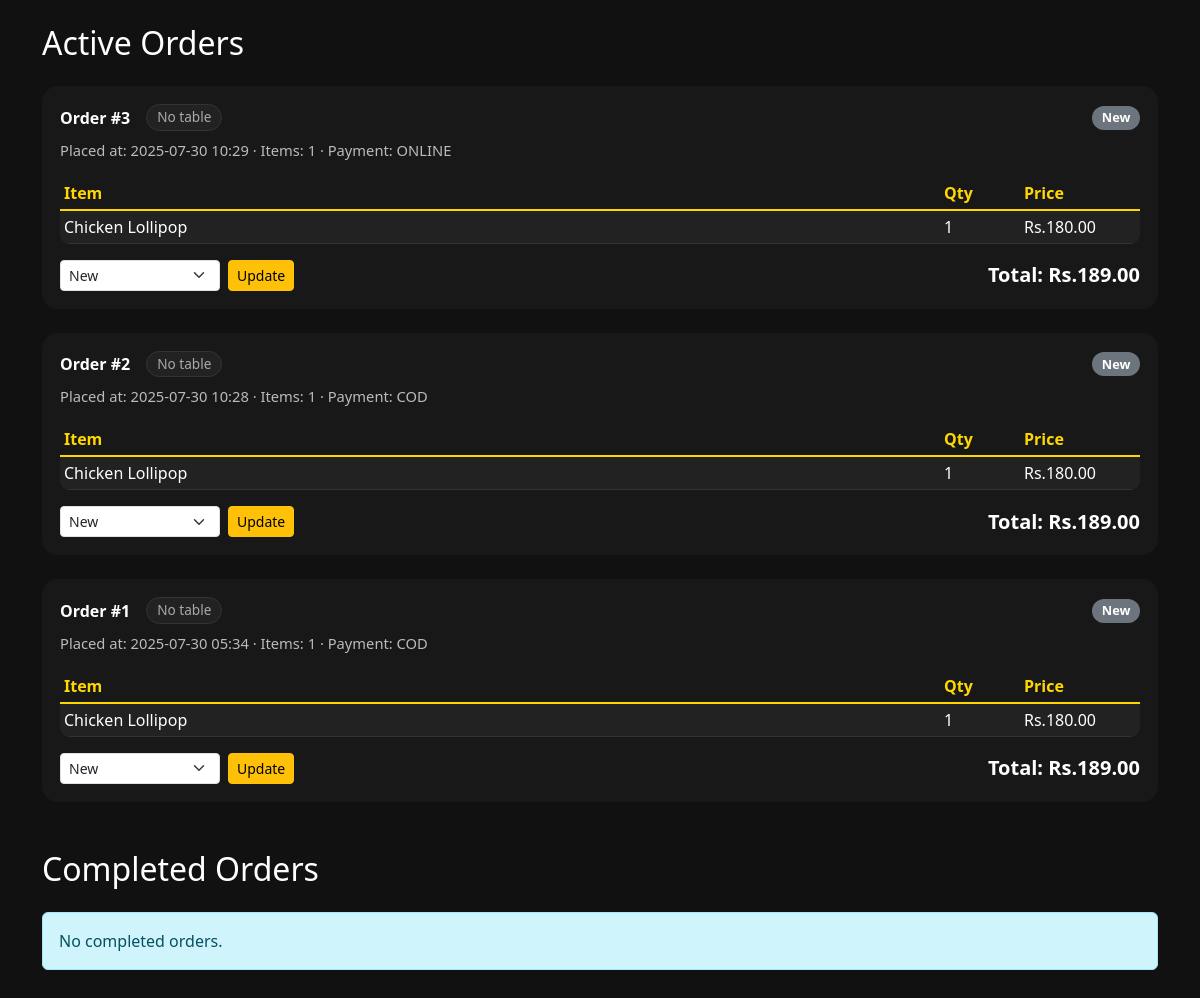
The page /menu/staff/orders/ (signed in) on the database as committed earlier.
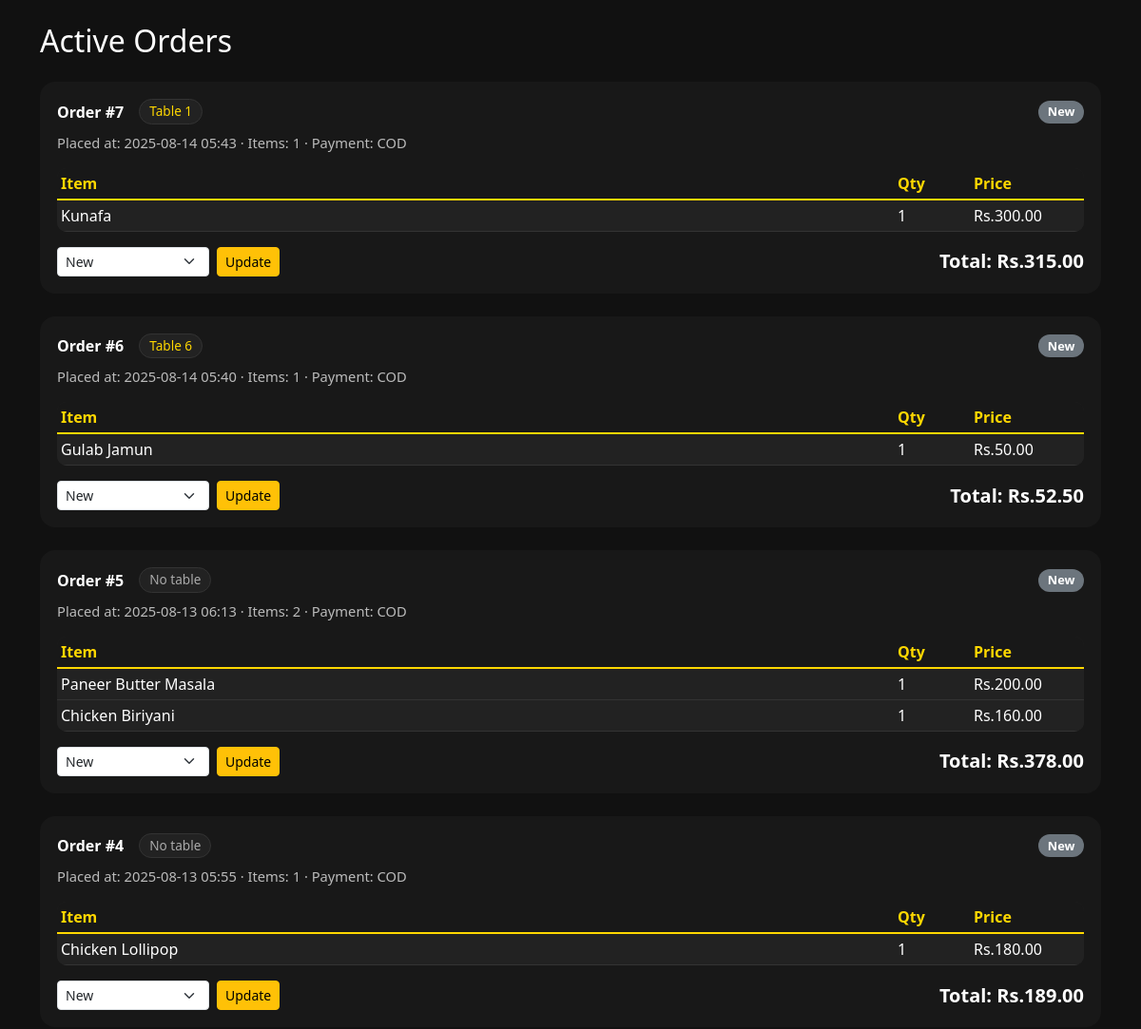
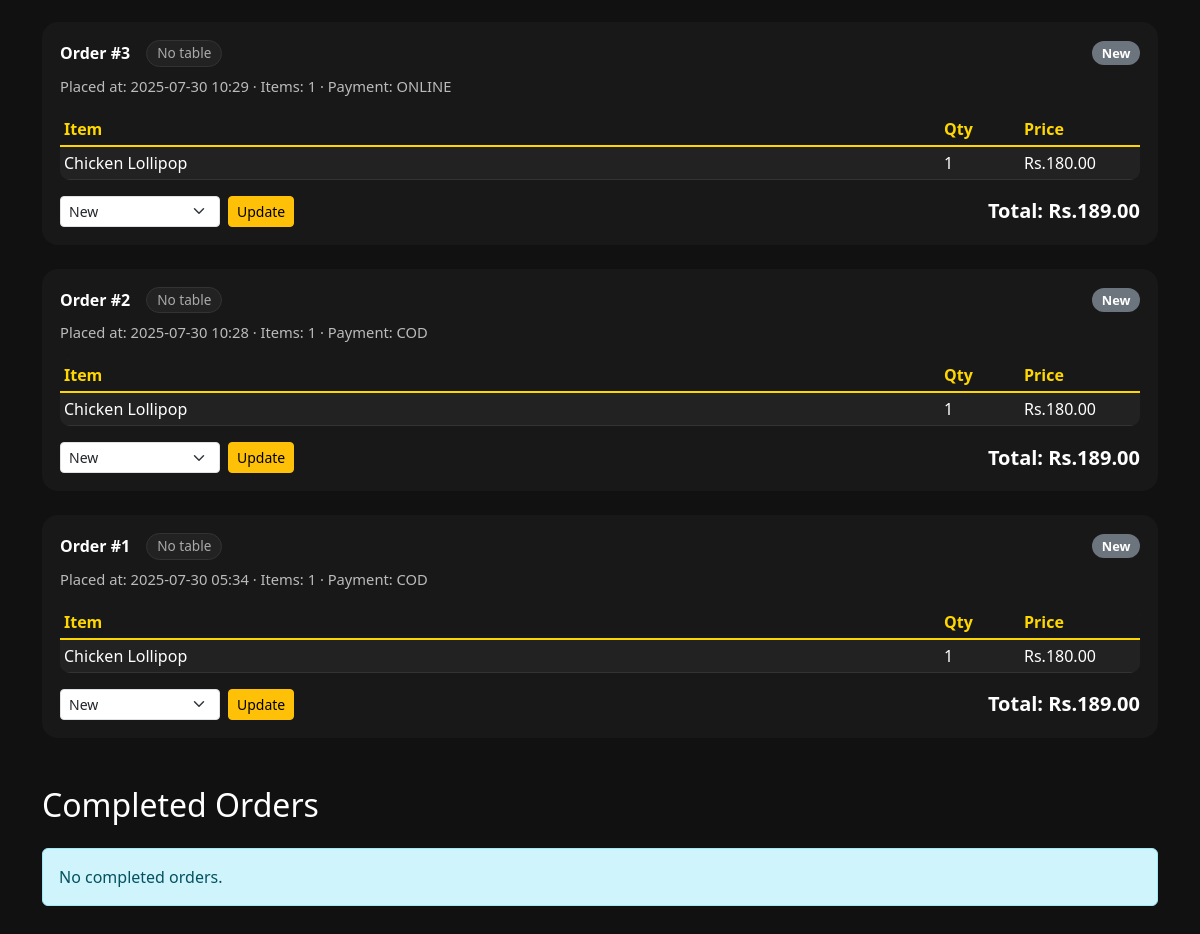
The same page on the database as committed later (2 pictures, top to bottom).
### menu/models.py (models this page shows, shortened)
class Order(models.Model):
    hotel = models.ForeignKey(Hotel, on_delete=models.CASCADE)
    table = models.ForeignKey(DiningTable, on_delete=models.SET_NULL, null=True, blank=True, related_name='orders')
    guest_count = models.PositiveIntegerField(default=1)
    payment_method = models.CharField(max_length=10, choices=[('COD', 'Cash'), ('ONLINE', 'Online')])
    status = models.CharField(max_length=20, choices=STATUS_CHOICES, default='New')
    subtotal = models.DecimalField(max_digits=10, decimal_places=2, default=0.00)
    gst = models.DecimalField(max_digits=10, decimal_places=2, default=0.00)
    total_amount = models.DecimalField(max_digits=10, decimal_places=2, default=0.00)
    created_at = models.DateTimeField(auto_now_add=True)

class OrderItem(models.Model):
    order = models.ForeignKey(Order, on_delete=models.CASCADE, related_name='items')
    menu_item = models.ForeignKey(MenuItem, on_delete=models.CASCADE)
    quantity = models.PositiveIntegerField()
    price = models.DecimalField(max_digits=8, decimal_places=2)

class MenuItem(models.Model):
    category = models.ForeignKey(Category, on_delete=models.CASCADE)
    name = models.CharField(max_length=100)
    description = models.TextField(blank=True)
    price = models.DecimalField(max_digits=6, decimal_places=2)
    image = models.ImageField(upload_to='menu_images/', blank=True)
    available = models.BooleanField(default=True)
    description_tone = models.CharField(
        max_length=20,
        choices=TONE_CHOICES,
        default='appetizing',
        help_text=("Tone style for AI-generated description")
    )
    tags = models.ManyToManyField(Tag, blank=True)

class DiningTable(models.Model):
    hotel = models.ForeignKey(Hotel, on_delete=models.CASCADE, related_name='tables')
    number = models.CharField(max_length=10)  # "1", "A1", "VIP-2", etc.
    table_code = models.SlugField(max_length=40, unique=True, blank=True)  # globally unique code
    qr_image = models.ImageField(upload_to='qr_codes/tables/', blank=True, null=True)
    seats = models.PositiveSmallIntegerField(default=4)
    is_active = models.BooleanField(default=True)
    class Meta:
        constraints = [
            models.UniqueConstraint(fields=['hotel', 'number'], name='unique_table_per_hotel'),
        ]
        ordering = ['hotel_id', 'number']

### menu/views.py (the view)
# urls.py: path('staff/orders/', views.staff_orders, name='staff_orders'),
@staff_member_required
def staff_orders(request):
    active_statuses = ['New', 'Preparing', 'Ready']
    completed_statuses = ['Served']
    base = (Order.objects
            .select_related('hotel', 'table')
            .prefetch_related('items__menu_item'))
    orders_active = base.filter(status__in=active_statuses).order_by('-created_at')
    orders_completed = base.filter(status__in=completed_statuses).order_by('-created_at')
    status_choices = ['New', 'Preparing', 'Ready', 'Served']
    return render(request, 'menu/staff_orders.html', {
        'orders_active': orders_active,
        'orders_completed': orders_completed,
        'status_choices': status_choices,
    })

### menu/templates/menu/staff_orders.html (shortened to what this page needs)
{% load static %}
<!DOCTYPE html>
<html>
<head>
    <link href="https://cdn.jsdelivr.net/npm/bootstrap@5.3.0/dist/css/bootstrap.min.css" rel="stylesheet">
</head>
<body>
<div class="container py-4">
    <h2 class="mb-4">Active Orders</h2>
    {% for order in orders_active %}
        <div class="order-card">
            <div class="d-flex justify-content-between align-items-center mb-2">
                <div class="d-flex align-items-center flex-wrap">
                    <span class="me-2 fw-semibold">Order #{{ order.id }}</span>
                    {% if order.table %}
                        <span class="table-chip">Table {{ order.table.number }}</span>
                    {% else %}
                        <span class="table-chip muted">No table</span>
                    {% endif %}
                </div>
                {% if order.status == "New" %}
                  <span class="badge rounded-pill bg-secondary status-badge">New</span>
                {% elif order.status == "Preparing" %}
                  <span class="badge rounded-pill bg-warning text-dark status-badge">Preparing</span>
                {% elif order.status == "Ready" %}
                  <span class="badge rounded-pill bg-info text-dark status-badge">Ready</span>
                {% elif order.status == "Served" %}
                  <span class="badge rounded-pill bg-success status-badge">Served</span>
                {% else %}
                  <span class="badge rounded-pill bg-light text-dark status-badge">{{ order.status }}</span>
                {% endif %}
            </div>
            <div class="meta">
                Placed at: {{ order.created_at|date:"Y-m-d H:i" }}
                &middot;
                Items: {{ order.items.count }}
                {% if order.payment_method %}&middot; Payment: {{ order.payment_method }}{% endif %}
            </div>
            <table class="table table-sm order-items-table mt-3">
                <thead>
                    <tr>
                        <th>Item</th>
                        <th style="width: 80px;">Qty</th>
                        <th style="width: 120px;">Price</th>
                    </tr>
                </thead>
                <tbody>
                    {% for item in order.items.all %}
                        <tr>
                            <td>{{ item.menu_item.name }}</td>
                            <td>{{ item.quantity }}</td>
                            <td>Rs.{{ item.price }}</td>
                        </tr>
                    {% empty %}
                        <tr>
                            <td colspan="3" class="text-center text-muted">No items</td>
                        </tr>
                    {% endfor %}
                </tbody>
            </table>
            <div class="d-flex justify-content-between align-items-center">
                <form method="post" action="{% url 'update_order_status' order.id %}" class="d-inline">
                    <div class="d-inline-flex align-items-center">
                        <select name="status" class="form-select form-select-sm d-inline w-auto" style="min-width: 160px;">
                            {% for s in status_choices %}
                                <option value="{{ s }}" {% if order.status == s %}selected{% endif %}>{{ s }}</option>
                            {% endfor %}
                        </select>
                        <button type="submit" class="btn btn-sm btn-warning status-btn">Update</button>
                    </div>
                </form>
                <div class="fw-bold fs-5">Total: Rs.{{ order.total_amount }}</div>
            </div>
        </div>
    {% empty %}
        <div class="alert alert-info">No active orders.</div>
    {% endfor %}
    <h2 class="mb-4 mt-5">Completed Orders</h2>
    {% for order in orders_completed %}
        <div class="order-card">
            <div class="d-flex justify-content-between align-items-center mb-2">
                <div class="d-flex align-items-center flex-wrap">
                    <span class="me-2 fw-semibold">Order #{{ order.id }}</span>
                    {% if order.table %}
                        <span class="table-chip">Table {{ order.table.number }}</span>
                    {% else %}
                        <span class="table-chip muted">No table</span>
                    {% endif %}
                </div>
                {% if order.status == "New" %}
                  <span class="badge rounded-pill bg-secondary status-badge">New</span>
                {% elif order.status == "Preparing" %}
                  <span class="badge rounded-pill bg-warning text-dark status-badge">Preparing</span>
                {% elif order.status == "Ready" %}
                  <span class="badge rounded-pill bg-info text-dark status-badge">Ready</span>
                {% elif order.status == "Served" %}
                  <span class="badge rounded-pill bg-success status-badge">Served</span>
                {% else %}
                  <span class="badge rounded-pill bg-light text-dark status-badge">{{ order.status }}</span>
                {% endif %}
            </div>
            <div class="meta">
                Placed at: {{ order.created_at|date:"Y-m-d H:i" }}
                &middot;
                Items: {{ order.items.count }}
                {% if order.payment_method %}&middot; Payment: {{ order.payment_method }}{% endif %}
            </div>
            <table class="table table-sm order-items-table mt-3">
                <thead>
                    <tr>
                        <th>Item</th>
                        <th style="width: 80px;">Qty</th>
                        <th style="width: 120px;">Price</th>
                    </tr>
                </thead>
                <tbody>
                    {% for item in order.items.all %}
                        <tr>
                            <td>{{ item.menu_item.name }}</td>
                            <td>{{ item.quantity }}</td>
                            <td>Rs.{{ item.price }}</td>
                        </tr>
                    {% empty %}
                        <tr>
                            <td colspan="3" class="text-center text-muted">No items</td>
                        </tr>
                    {% endfor %}
                </tbody>
            </table>
            <div class="d-flex justify-content-between align-items-center">
                <form method="post" action="{% url 'update_order_status' order.id %}" class="d-inline">
                    {% csrf_token %}
                    <div class="d-inline-flex align-items-center">
                        <select name="status" class="form-select form-select-sm d-inline w-auto" style="min-width: 160px;">
                            {% for s in status_choices %}
                                <option value="{{ s }}" {% if order.status == s %}selected{% endif %}>{{ s }}</option>
                            {% endfor %}
                        </select>
                        <button type="submit" class="btn btn-sm btn-warning status-btn">Update</button>
                    </div>
                </form>
                <div class="fw-bold fs-5">Total: Rs.{{ order.total_amount }}</div>
            </div>
        </div>
    {% empty %}
        <div class="alert alert-info">No completed orders.</div>
    {% endfor %}
</div>
</body>
</html>

### menu/templates/menu/staff_orders.html (style rules this page uses)
body { background: #111; color: #fff; }
.order-card { background: #181818; border-radius: 16px; margin-bottom: 24px; padding: 18px; }
.order-items-table { background: #222; border-radius: 10px; overflow: hidden; }
.order-items-table th, .order-items-table td { color: #fff !important; background: #222 !important; border-color: #333 !important; }
.order-items-table tr { border-bottom: 1px solid #333 !important; }
.order-items-table thead th { background: #181818 !important; color: #ffd700 !important; border-bottom: 2px solid #ffd700 !important; }
.status-badge.badge { font-size: 0.8rem; padding: 0.35rem 0.6rem; }
.status-btn { margin-left: 8px; }
.meta { color: #bbb; font-size: 0.92rem; }
.table-chip { display: inline-block; background: #222; border: 1px solid #333; color: #ffd700; border-radius: 999px; padding: 2px 10px; font-size: 0.85rem; margin-left: 8px; }
.table-chip.muted { color: #aaa; }

Rows that differ between the two databases and show on the page:
added Order: id "7", table.number "1", shows "New", created_at "2025-08-14 05:43", items.count "1", payment_method "COD", status "New", total_amount "315.00"
added OrderItem: menu_item.name "Kunafa", quantity "1", price "300.00", shown under "7"
added Order: id "6", table.number "6", shows "New", created_at "2025-08-14 05:40", items.count "1", payment_method "COD", status "New", total_amount "52.50"
added OrderItem: menu_item.name "Gulab Jamun", quantity "1", price "50.00", shown under "6"
added Order: id "5", shows "No table", shows "New", created_at "2025-08-13 06:13", items.count "2", payment_method "COD", status "New", total_amount "378.00"
added OrderItem: menu_item.name "Paneer Butter Masala", quantity "1", price "200.00", shown under "5"
added OrderItem: menu_item.name "Chicken Biriyani", quantity "1", price "160.00", shown under "5"
added Order: id "4", shows "No table", shows "New", created_at "2025-08-13 05:55", items.count "1", payment_method "COD", status "New", total_amount "189.00"
added OrderItem: menu_item.name "Chicken Lollipop", quantity "1", price "180.00", shown under "4"
